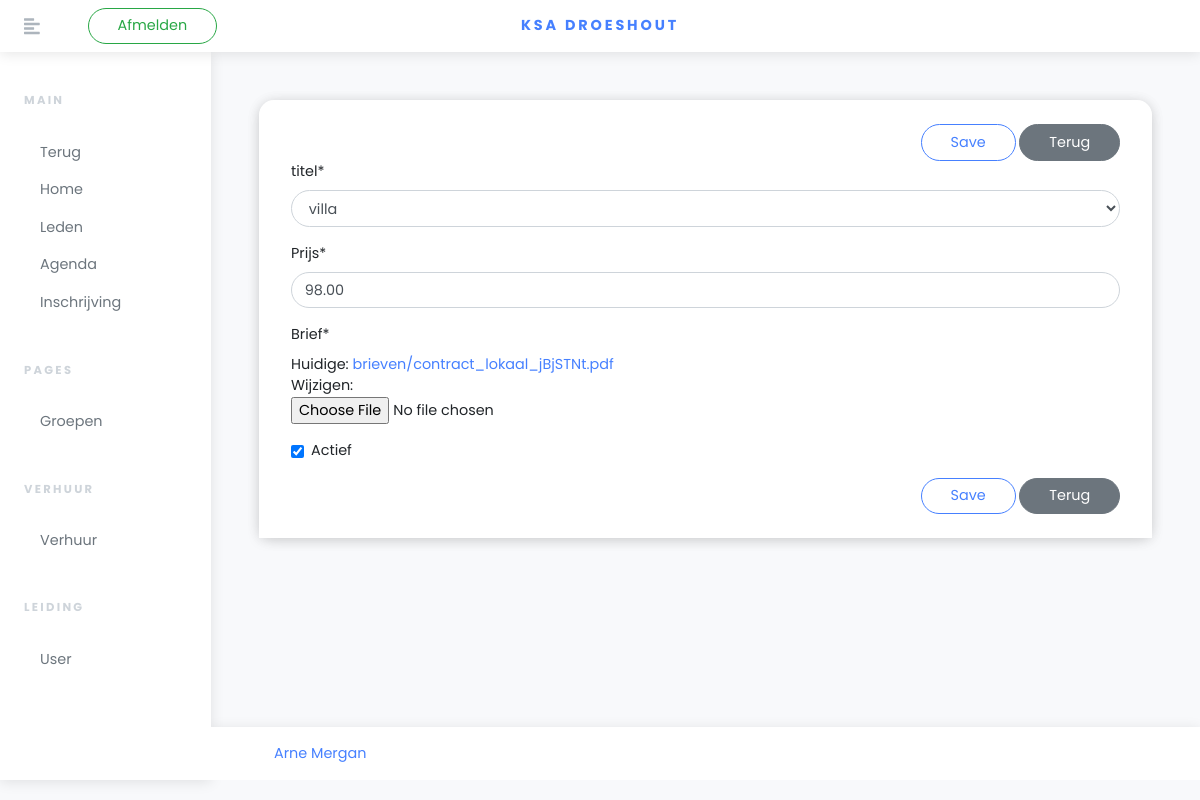
/inschrijven/item/9/update/ (signed in), run on the app's committed database.
### inschrijven/models.py (models this page shows, shortened)
class Inschrijving(models.Model):
    agendaitemid = models.OneToOneField(AgendaItem, models.CASCADE)
    prijs = models.DecimalField(decimal_places=2, max_digits=4)
    actief = models.BooleanField(default=True)
    brief = models.FileField(upload_to='brieven')

### inschrijven/views.py (the view)
# urls.py: path('inschrijven/item/<int:pk>/update/',login_required(inschrijven_views.InschrijvenUpdateView.as_view()),name='inschrijving_update'),
class InschrijvenUpdateView(SuccessMessageMixin,generic.UpdateView):
    model = Inschrijving
    form_class = FormInschrijving
    success_url = '/inschrijven/list/'
    success_message = 'inschrijving is succesvol geupdated'

### inschrijven/forms.py
class FormInschrijving(forms.ModelForm):
    class Meta:
        model = Inschrijving
        fields = ['agendaitemid','prijs','brief','actief']
        labels = {
            'agendaitemid':'titel'
        }

### agenda/models.py (called while the page is built)
    def __str__(self):
        return self.titel

### inschrijven/templates/inschrijven/inschrijving_form.html (shortened to what this page needs)
{% extends "base_dashboard.html" %}
{% load crispy_forms_tags %}
{% block content %}
<section class="py-5">
    <div class="row">
        <div class="col-lg-12">
            <div class="card">
                  <div class="card-header">
                      <form method="post" class="float-right w-100" enctype="multipart/form-data">
                      <div class="float-right">
                            <button class="btn btn-outline-primary">Save</button>
                            <a href="{% url 'inschrijving_all' %}" class="btn btn-secondary">Terug</a>
                      </div>
                          <div class="float-right w-100">
                            {{ form| crispy }}
                          </div>
                        <div class="float-right">
                            <button class="btn btn-outline-primary">Save</button>
                            <a href="{% url 'inschrijving_all' %}" class="btn btn-secondary">Terug</a>
                        </div>
                    </form>
                  </div>
            </div>
        </div>
    </div>
</section>
{% endblock %}

### data on the page
Inschrijving: agendaitemid "villa", prijs "98.00", actief "☑"
